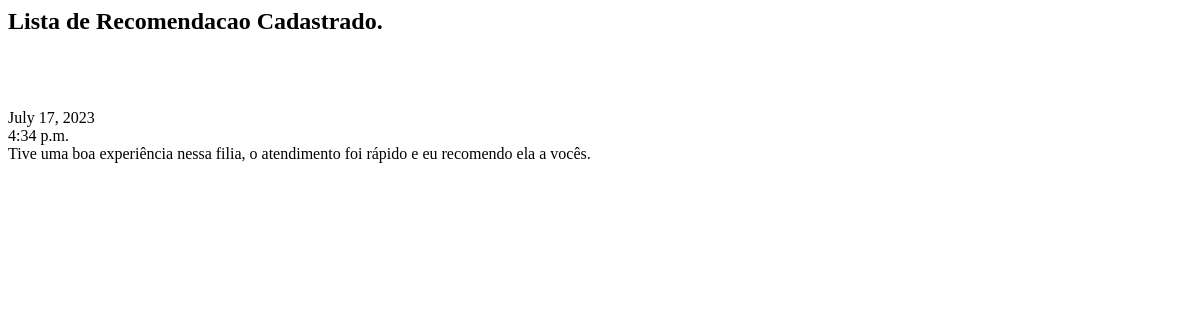
Before: /minhaAppProjetoFinal2/buscarusuarios/ with the older database file.
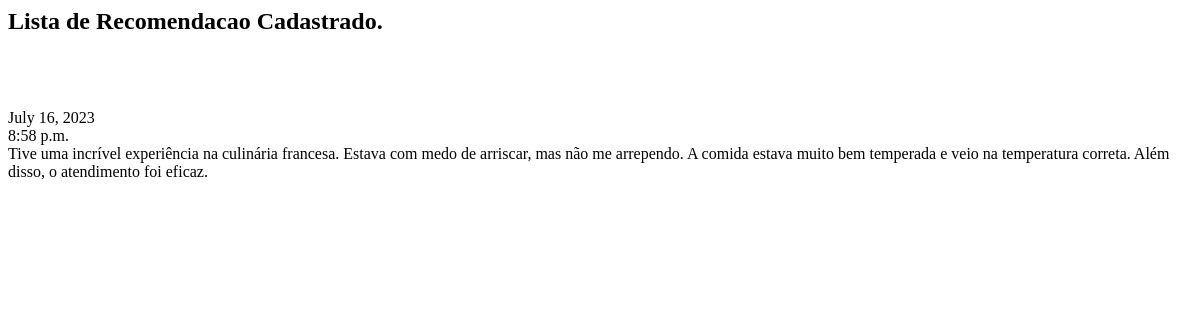
After: the same page with the newer database file.
### minhaAppProjetoFinal2/models.py (models this page shows, shortened)
class Recomendacao(models.Model):
    idRecomendacao = models.AutoField(primary_key=True)
    data = models.DateField()
    hora = models.TimeField()
    texto = models.TextField()
    nomeFilial = models.ForeignKey("Filial", on_delete=models.CASCADE)
    nomeUsuario = models.ForeignKey("Usuario", on_delete=models.CASCADE)

### minhaAppProjetoFinal2/views.py (the view)
def buscarusuarios(request):
    recomendacao = Recomendacao.objects.all()
    name = 'Lista de Recomendacao Cadastrado.'
    return render(request, "minhaAppProjetoFinal2/buscarusuarios.html", {'nome': name, 'listaRecomendacao': recomendacao})

### minhaAppProjetoFinal2/templates/minhaAppProjetoFinal2/buscarusuarios.html
<html>
	<body>
        <h2>
            {{nome}}
        </h2>
		<br><br>
		 {% for item in listaRecomendacao%}
            <b>{{item.id}}</b><br>
            {{item.data}}<br>
            {{item.hora}}<br>
            {{item.texto}}<br>
            <br><br>
        {% endfor %}
	</body>
<html>

Changed rows visible on the page:
changed Recomendacao: data "July 17, 2023" → "July 16, 2023"; hora "4:34 p.m." → "8:58 p.m."; texto "Tive uma boa experiência nessa filia, o atendimento foi rápido e eu recomendo ela a vocês." → "Tive uma incrível experiência na culinária francesa. Estava com medo de arriscar, mas não me arrependo. A comida estava muito bem temperada e veio na temperatura correta. Além disso, o atendimento foi eficaz."
